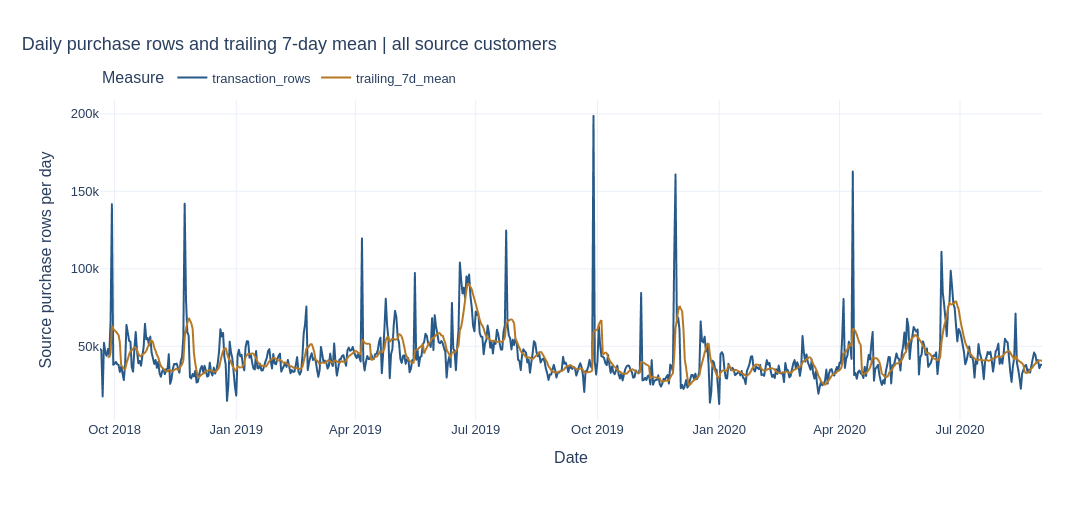

The code cell stored with this chart in its notebook:
### Markdown cell above
## 2. Daily activity

**Question.** How much observed purchase activity occurs on each date?

### Code cell
daily = query('SELECT t_dat, count(*) transaction_rows FROM eda GROUP BY t_dat ORDER BY t_dat')
assert len(daily) == 713 and daily['transaction_rows'].sum() == 31_028_115
daily['trailing_7d_mean'] = daily['transaction_rows'].rolling(7, min_periods=7).mean()
fig = px.line(daily, x='t_dat', y=['transaction_rows', 'trailing_7d_mean'],
    labels={'t_dat':'Date', 'value':'Source purchase rows per day', 'variable':'Measure'},
    title='Daily purchase rows and trailing 7-day mean | all source customers')
show_figure(fig, PROJECT_ROOT, 'eda_daily')
display(daily['transaction_rows'].describe())

### Figure 1 — Plotly figure (JSON) as saved in the notebook; plotly's stock layout.template omitted (floating-point values rounded to 4 significant figures; data arrays with more than 128 entries replaced by an {"elided": "..."} marker saying what was removed)
{"data": [{"hovertemplate": "Measure=transaction_rows<br>Date=%{x}<br>Source purchase rows per day=%{y}<extra></extra>", "legendgroup": "transaction_rows", "line": {"color": "#285A89", "dash": "solid"}, "marker": {"symbol": "circle"}, "mode": "lines", "name": "transaction_rows", "showlegend": true, "type": "scattergl", "x": {"elided": "713 str values"}, "xaxis": "x", "y": {"elided": "713 float values"}, "yaxis": "y"}, {"hovertemplate": "Measure=trailing_7d_mean<br>Date=%{x}<br>Source purchase rows per day=%{y}<extra></extra>", "legendgroup": "trailing_7d_mean", "line": {"color": "#B67824", "dash": "solid"}, "marker": {"symbol": "circle"}, "mode": "lines", "name": "trailing_7d_mean", "showlegend": true, "type": "scattergl", "x": {"elided": "713 str values"}, "xaxis": "x", "y": {"elided": "713 float values"}, "yaxis": "y"}], "layout": {"colorway": ["#285A89", "#B67824", "#687B38", "#9B596D", "#78629A"], "font": {"family": "Arial", "size": 13}, "height": 520, "legend": {"orientation": "h", "title": {"text": "Measure"}, "tracegroupgap": 0, "x": 0, "y": 1.02, "yanchor": "bottom"}, "margin": {"b": 100, "l": 100, "r": 50, "t": 100}, "title": {"font": {"size": 18}, "text": "Daily purchase rows and trailing 7-day mean | all source customers", "x": 0.02, "xanchor": "left"}, "width": 1100, "xaxis": {"anchor": "y", "domain": [0, 1], "title": {"text": "Date"}}, "yaxis": {"anchor": "x", "domain": [0, 1], "title": {"text": "Source purchase rows per day"}}}}
